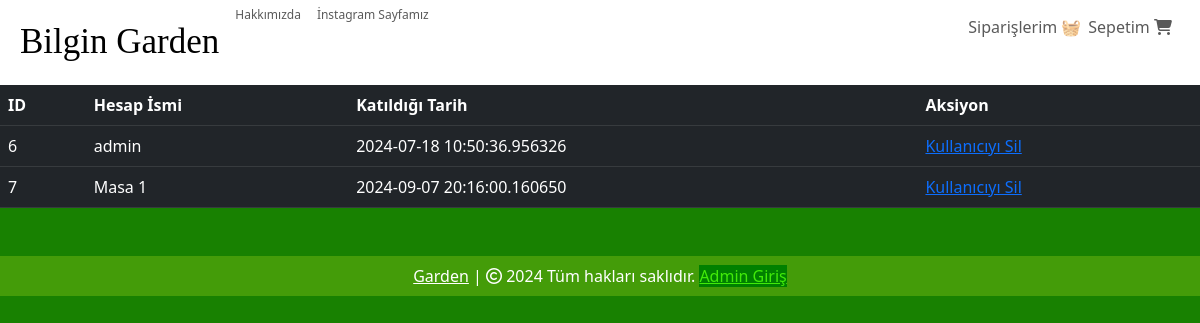
Page /customers (signed in) on the earlier database version.
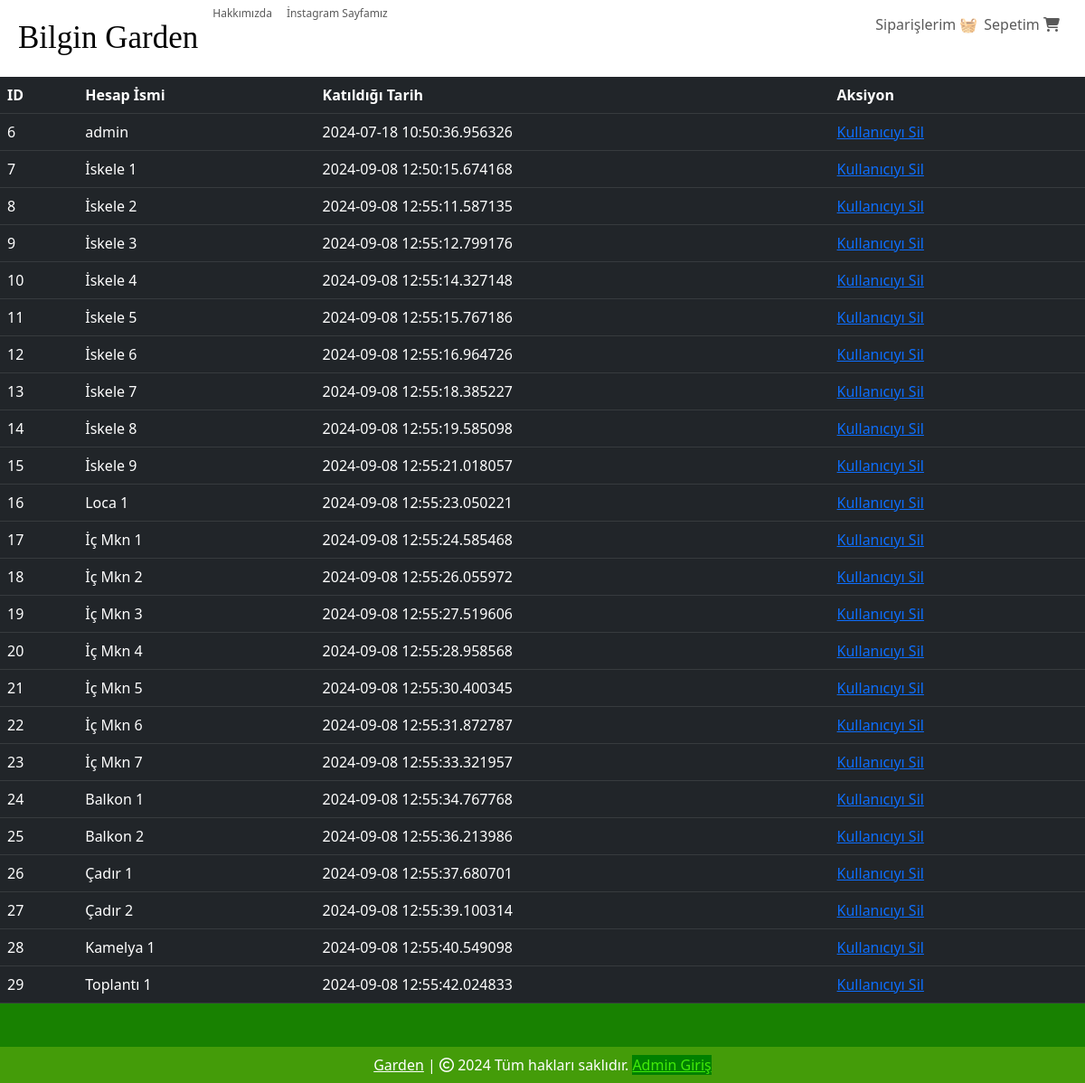
Same page on the later database version.
### website/models.py (models this page shows, shortened)
class Customer(db.Model, UserMixin):
    id = db.Column(db.Integer, primary_key=True)
    email = db.Column(db.String(100), unique=True)
    username = db.Column(db.String(100))
    password_hash = db.Column(db.String(150))
    date_joined = db.Column(db.DateTime(), default=datetime.utcnow)
    MasaNo = db.Column(db.Integer)
    cart_items = db.relationship('Cart', backref=db.backref('customer', lazy=True))
    orders = db.relationship('Order', backref=db.backref('customer', lazy=True))
    @property
    def password(self):
        raise AttributeError('Password is not a readable Attribute')

### website/admin.py (the view)
@admin.route('/customers')
@login_required
def display_customers():
    if current_user.id == 6:
        customers = Customer.query.all()
        return render_template('customers.html', customers=customers)
    return render_template('404.html')

### website/templates/customers.html (shortened to what this page needs)
{% extends 'base.html' %}
{% block body %}
<table class="table table-dark table-hover">
    <thead>
        <tr>
            <th scope="col">ID</th>
            <th scope="col">Hesap İsmi</th>
            <th scope="col">Katıldığı Tarih</th>
            <th scope="col">Aksiyon</th>
        </tr>
    </thead>
    <tbody>
        {% for customer in customers %}
        <tr>
        <td>{{ customer.id }}</td>
        <td>{{ customer.username }}</td>
        <td>{{ customer.date_joined }}</td>
        <td>
            <a href="/remove-user/{{ customer.id }}">Kullanıcıyı Sil</a>
        </td>
        </tr>
        {% endfor %}
    </tbody>
</table>
{% endblock %}

### website/templates/base.html (shortened to what this page needs)
<!DOCTYPE html>
<html lang="tr">
<head>
    <link rel="stylesheet" href="https://cdnjs.cloudflare.com/ajax/libs/bootstrap-icons/1.10.5/font/bootstrap-icons.min.css" />
    <link rel="stylesheet" href="{{ url_for('static', filename='css/all.min.css') }}">
    <link rel="stylesheet" href="{{ url_for('static', filename='css/bootstrap.min.css') }}">
    <link rel="stylesheet" href="{{ url_for('static', filename='css/style.css') }}">
</head>
<body style="background-color: rgb(24, 129, 1);">
    <nav class="navbar navbar-expand-lg" style="background-color: rgb(255, 255, 255); ">
      <div class="container-fluid">
        <div class="collapse navbar-collapse" id="navbarSupportedContent">
          <ul class="navbar-nav me-auto mb-2 mb-lg-0">
            <li class="nav-item">
              <a class="nav-link active" aria-current="page" href="/" style="font-family: cursive; font-size: 35px;"> Bilgin Garden</a>
            </li>
            <li class="nav-item">
              <a class="nav-link text-grey" href="#" style="font-size: 12px; margin-top: -10px;">Hakkımızda</a>
            </li>
            <li class="nav-item">
              <a class="nav-link text-grey" href="https://www.instagram.com/bilgingarden/" style="font-size: 12px; margin-top: -10px;">İnstagram Sayfamız</a>
            </li>
          </ul>
        </div>
        <ul class="navbar-nav me-auto mb-2 mb-lg-0">
          <li class="nav-item mx-2" id="items">
            {% if cart | length < 1 %}
            <a class="nav-link text-grey" style=" margin-left:230px; margin-top: -30px;" href="/cart"> Sepetim
              <i class="fa-solid fa-cart-shopping"></i>
            </a>
            {% else %}
            <a class="nav-link text-grey" style=" margin-left:230px; margin-top: -30px;" href="/cart"><span class="badge bg-success"></span> Sepetim
              <i class="bi bi-{{ cart | length }}-square-fill"></i>
            </a>
            {% endif %}
            <a class="nav-link text-grey" style=" margin-left:110px; margin-top:-40px;" href="/orders"> Siparişlerim 🧺
            </a>
          </li>
        </ul>
      </div>
    </nav>
    {% block body %}
    {% endblock %}
    <footer class="container-fluid  text-center p-2 mt-5" style="background-color: rgb(68, 156, 9); color: white;">
      <a href="https://RestorantUrl.com" style="color: white;">Garden</a> | <span>
        <i class="fa-sharp fa-regular fa-copyright"></i></span> 2024 Tüm hakları saklıdır.
        <a href="/login" style="color: rgb(65, 234, 9); background-color: green;">Admin Giriş</a>
    </footer>
</body>
</body>
</html>

Differences in the rows shown:
changed Customer id 7: username "Masa 1" → "İskele 1"; date_joined "2024-09-07 20:16:00.160650" → "2024-09-08 12:50:15.674168"
added Customer: id "8", username "İskele 2", date_joined "2024-09-08 12:55:11.587135"
added Customer: id "9", username "İskele 3", date_joined "2024-09-08 12:55:12.799176"
added Customer: id "10", username "İskele 4", date_joined "2024-09-08 12:55:14.327148"
added Customer: id "11", username "İskele 5", date_joined "2024-09-08 12:55:15.767186"
added Customer: id "12", username "İskele 6", date_joined "2024-09-08 12:55:16.964726"
added Customer: id "13", username "İskele 7", date_joined "2024-09-08 12:55:18.385227"
added Customer: id "14", username "İskele 8", date_joined "2024-09-08 12:55:19.585098"
added Customer: id "15", username "İskele 9", date_joined "2024-09-08 12:55:21.018057"
added Customer: id "16", username "Loca 1", date_joined "2024-09-08 12:55:23.050221"
added Customer: id "17", username "İç Mkn 1", date_joined "2024-09-08 12:55:24.585468"
added Customer: id "18", username "İç Mkn 2", date_joined "2024-09-08 12:55:26.055972"
added Customer: id "19", username "İç Mkn 3", date_joined "2024-09-08 12:55:27.519606"
added Customer: id "20", username "İç Mkn 4", date_joined "2024-09-08 12:55:28.958568"
added Customer: id "21", username "İç Mkn 5", date_joined "2024-09-08 12:55:30.400345"
added Customer: id "22", username "İç Mkn 6", date_joined "2024-09-08 12:55:31.872787"
added Customer: id "23", username "İç Mkn 7", date_joined "2024-09-08 12:55:33.321957"
added Customer: id "24", username "Balkon 1", date_joined "2024-09-08 12:55:34.767768"
added Customer: id "25", username "Balkon 2", date_joined "2024-09-08 12:55:36.213986"
added Customer: id "26", username "Çadır 1", date_joined "2024-09-08 12:55:37.680701"
added Customer: id "27", username "Çadır 2", date_joined "2024-09-08 12:55:39.100314"
added Customer: id "28", username "Kamelya 1", date_joined "2024-09-08 12:55:40.549098"
added Customer: id "29", username "Toplantı 1", date_joined "2024-09-08 12:55:42.024833"
